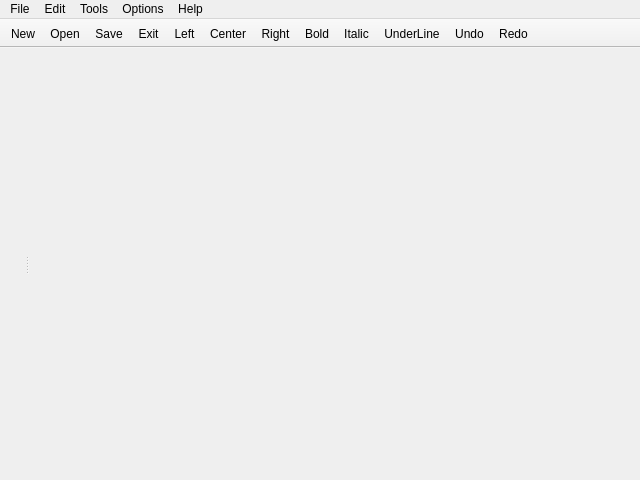
<?xml version="1.0" encoding="UTF-8"?>
<ui version="4.0">
 <class>window_bridge</class>
 <widget class="QMainWindow" name="window_bridge">
  <property name="geometry">
   <rect>
    <x>0</x>
    <y>0</y>
    <width>640</width>
    <height>480</height>
   </rect>
  </property>
  <property name="windowTitle">
   <string>MainWindow</string>
  </property>
  <property name="windowIcon">
   <iconset resource="sp.qrc">
    <normaloff>:/images/icon.png</normaloff>:/images/icon.png</iconset>
  </property>
  <widget class="QWidget" name="centralWidget"/>
  <widget class="QMenuBar" name="menubar">
   <property name="geometry">
    <rect>
     <x>0</x>
     <y>0</y>
     <width>640</width>
     <height>30</height>
    </rect>
   </property>
   <widget class="QMenu" name="menuFile">
    <property name="title">
     <string>File</string>
    </property>
    <addaction name="action_New"/>
    <addaction name="action_Open"/>
    <addaction name="action_Save"/>
    <addaction name="actionSave_As"/>
    <addaction name="separator"/>
    <addaction name="actionE_xit"/>
   </widget>
   <widget class="QMenu" name="menuEdit">
    <property name="title">
     <string>Edit</string>
    </property>
    <addaction name="actionCu_t"/>
    <addaction name="action_copy"/>
    <addaction name="action_Paste"/>
    <addaction name="action_Delete"/>
   </widget>
   <widget class="QMenu" name="menuTools">
    <property name="title">
     <string>Tools</string>
    </property>
    <addaction name="action_Typeface"/>
    <addaction name="action_Color"/>
    <addaction name="separator"/>
    <addaction name="action_Undo"/>
    <addaction name="action_Redo"/>
   </widget>
   <widget class="QMenu" name="menuOptions">
    <property name="title">
     <string>Options</string>
    </property>
    <widget class="QMenu" name="menu_BackgroundColor">
     <property name="title">
      <string>&amp;BackgroundColor</string>
     </property>
     <addaction name="action_White_2"/>
     <addaction name="action_LightYellow"/>
     <addaction name="action_eeeddd"/>
     <addaction name="action_f5f5f5"/>
    </widget>
    <addaction name="action_Right"/>
    <addaction name="action_Center"/>
    <addaction name="action_Left"/>
    <addaction name="separator"/>
    <addaction name="action_Bold"/>
    <addaction name="action_Italic"/>
    <addaction name="action_UnderLine"/>
    <addaction name="separator"/>
    <addaction name="menu_BackgroundColor"/>
   </widget>
   <widget class="QMenu" name="menuHelp">
    <property name="title">
     <string>Help</string>
    </property>
    <addaction name="action_About"/>
   </widget>
   <addaction name="menuFile"/>
   <addaction name="menuEdit"/>
   <addaction name="menuTools"/>
   <addaction name="menuOptions"/>
   <addaction name="menuHelp"/>
  </widget>
  <widget class="QToolBar" name="toolBar">
   <property name="windowTitle">
    <string>toolBar</string>
   </property>
   <property name="movable">
    <bool>false</bool>
   </property>
   <property name="toolButtonStyle">
    <enum>Qt::ToolButtonIconOnly</enum>
   </property>
   <attribute name="toolBarArea">
    <enum>TopToolBarArea</enum>
   </attribute>
   <attribute name="toolBarBreak">
    <bool>false</bool>
   </attribute>
   <addaction name="action_New"/>
   <addaction name="action_Open"/>
   <addaction name="action_Save"/>
   <addaction name="actionE_xit"/>
   <addaction name="action_Left"/>
   <addaction name="action_Center"/>
   <addaction name="action_Right"/>
   <addaction name="action_Bold"/>
   <addaction name="action_Italic"/>
   <addaction name="action_UnderLine"/>
   <addaction name="action_Undo"/>
   <addaction name="action_Redo"/>
  </widget>
  <widget class="QDockWidget" name="dockWidget">
   <property name="enabled">
    <bool>true</bool>
   </property>
   <property name="floating">
    <bool>false</bool>
   </property>
   <property name="features">
    <set>QDockWidget::NoDockWidgetFeatures</set>
   </property>
   <attribute name="dockWidgetArea">
    <number>1</number>
   </attribute>
   <widget class="QWidget" name="dockWidgetContents"/>
  </widget>
  <action name="action_New">
   <property name="icon">
    <iconset theme="document-new" resource="sp.qrc">
     <normaloff>:/images/new.png</normaloff>:/images/new.png</iconset>
   </property>
   <property name="text">
    <string>&amp;New</string>
   </property>
   <property name="shortcut">
    <string>Ctrl+N</string>
   </property>
  </action>
  <action name="action_Open">
   <property name="icon">
    <iconset theme="document-open" resource="sp.qrc">
     <normaloff>:/images/open.png</normaloff>:/images/open.png</iconset>
   </property>
   <property name="text">
    <string>&amp;Open</string>
   </property>
  </action>
  <action name="action_Save">
   <property name="icon">
    <iconset theme="document-save">
     <normaloff>.</normaloff>.</iconset>
   </property>
   <property name="text">
    <string>&amp;Save</string>
   </property>
   <property name="shortcut">
    <string>Ctrl+S</string>
   </property>
  </action>
  <action name="actionSave_As">
   <property name="icon">
    <iconset theme="document-save-as">
     <normaloff>.</normaloff>.</iconset>
   </property>
   <property name="text">
    <string>Save &amp;As</string>
   </property>
   <property name="shortcut">
    <string>Ctrl+Alt+S</string>
   </property>
  </action>
  <action name="actionE_xit">
   <property name="icon">
    <iconset theme="application-exit">
     <normaloff>.</normaloff>.</iconset>
   </property>
   <property name="text">
    <string>E&amp;xit</string>
   </property>
  </action>
  <action name="actionCu_t">
   <property name="icon">
    <iconset theme="edit-cut">
     <normaloff>.</normaloff>.</iconset>
   </property>
   <property name="text">
    <string>Cu&amp;t</string>
   </property>
   <property name="shortcut">
    <string>Ctrl+X</string>
   </property>
  </action>
  <action name="action_copy">
   <property name="icon">
    <iconset theme="edit-copy">
     <normaloff>.</normaloff>.</iconset>
   </property>
   <property name="text">
    <string>&amp;copy</string>
   </property>
   <property name="shortcut">
    <string>Ctrl+C</string>
   </property>
  </action>
  <action name="action_Paste">
   <property name="icon">
    <iconset theme="edit-paste">
     <normaloff>.</normaloff>.</iconset>
   </property>
   <property name="text">
    <string>&amp;Paste</string>
   </property>
   <property name="shortcut">
    <string>Ctrl+V</string>
   </property>
  </action>
  <action name="action_Delete">
   <property name="icon">
    <iconset theme="edit-delete">
     <normaloff>.</normaloff>.</iconset>
   </property>
   <property name="text">
    <string>&amp;Delete</string>
   </property>
  </action>
  <action name="action_Typeface">
   <property name="text">
    <string>&amp;Font</string>
   </property>
  </action>
  <action name="action_Color">
   <property name="text">
    <string>&amp;TextColor</string>
   </property>
  </action>
  <action name="action_About">
   <property name="text">
    <string>&amp;About</string>
   </property>
  </action>
  <action name="action_Right">
   <property name="icon">
    <iconset theme="format-justify-right">
     <normaloff>.</normaloff>.</iconset>
   </property>
   <property name="text">
    <string>&amp;Right</string>
   </property>
  </action>
  <action name="action_Center">
   <property name="icon">
    <iconset theme="format-justify-center">
     <normaloff>.</normaloff>.</iconset>
   </property>
   <property name="text">
    <string>&amp;Center</string>
   </property>
  </action>
  <action name="action_Left">
   <property name="icon">
    <iconset theme="format-justify-left">
     <normaloff>.</normaloff>.</iconset>
   </property>
   <property name="text">
    <string>&amp;Left</string>
   </property>
  </action>
  <action name="action_Bold">
   <property name="icon">
    <iconset theme="format-text-bold">
     <normaloff>.</normaloff>.</iconset>
   </property>
   <property name="text">
    <string>&amp;Bold</string>
   </property>
  </action>
  <action name="action_Italic">
   <property name="icon">
    <iconset theme="format-text-italic">
     <normaloff>.</normaloff>.</iconset>
   </property>
   <property name="text">
    <string>&amp;Italic</string>
   </property>
  </action>
  <action name="action_UnderLine">
   <property name="icon">
    <iconset theme="format-text-underline">
     <normaloff>.</normaloff>.</iconset>
   </property>
   <property name="text">
    <string>&amp;UnderLine</string>
   </property>
  </action>
  <action name="action_Undo">
   <property name="icon">
    <iconset theme="edit-undo">
     <normaloff>.</normaloff>.</iconset>
   </property>
   <property name="text">
    <string>&amp;Undo</string>
   </property>
  </action>
  <action name="action_Redo">
   <property name="icon">
    <iconset theme="edit-redo">
     <normaloff>.</normaloff>.</iconset>
   </property>
   <property name="text">
    <string>&amp;Redo</string>
   </property>
  </action>
  <action name="action_White_2">
   <property name="text">
    <string>&amp;White</string>
   </property>
  </action>
  <action name="action_LightYellow">
   <property name="text">
    <string>&amp;LightYellow</string>
   </property>
  </action>
  <action name="action_eeeddd">
   <property name="text">
    <string>&amp;#eeeddd</string>
   </property>
  </action>
  <action name="action_f5f5f5">
   <property name="text">
    <string>#f5f5f5</string>
   </property>
  </action>
 </widget>
 <resources>
  <include location="sp.qrc"/>
 </resources>
 <connections/>
</ui>
